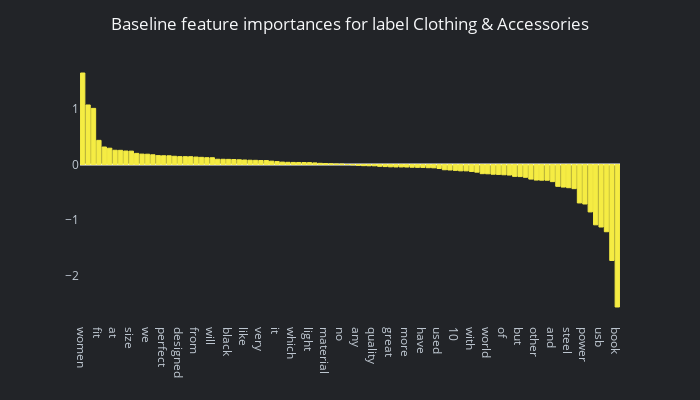

Notebook code for this chart:
### Code cell
vis.show_lr_feature_importance(lr, 1, count_vectorizer, is_hn_style=True)

### Figure 1 — Plotly figure (JSON) as saved in the notebook; plotly's stock layout.template omitted (floating-point values rounded to 4 significant figures)
{"data": [{"alignmentgroup": "True", "hovertemplate": "x=%{x}<br>y=%{y}<extra></extra>", "legendgroup": "", "marker": {"color": "#f5ec43", "line": {"color": "#f5ec43", "width": 1}, "pattern": {"shape": ""}}, "name": "", "offsetgroup": "", "orientation": "v", "showlegend": false, "textposition": "auto", "type": "bar", "x": ["women", "men", "cotton", "fit", "look", "soft", "at", "your", "be", "size", "made", "long", "we", "this", "as", "perfect", "style", "has", "designed", "set", "these", "from", "product", "one", "will", "its", "about", "black", "most", "best", "like", "white", "free", "very", "his", "up", "it", "by", "in", "which", "comes", "design", "light", "out", "are", "material", "not", "make", "no", "new", "you", "any", "color", "or", "quality", "they", "all", "great", "well", "an", "more", "use", "our", "have", "100", "features", "used", "for", "high", "10", "when", "the", "with", "is", "so", "world", "also", "time", "of", "water", "on", "but", "their", "easy", "other", "into", "can", "and", "that", "to", "steel", "life", "was", "power", "home", "author", "usb", "he", "table", "book"], "xaxis": "x", "y": [1.65, 1.074, 1.013, 0.4362, 0.3163, 0.2946, 0.2576, 0.2563, 0.2438, 0.242, 0.2014, 0.1885, 0.1864, 0.1761, 0.1611, 0.1589, 0.1581, 0.1493, 0.1429, 0.142, 0.1418, 0.135, 0.1298, 0.1239, 0.1232, 0.09538, 0.09492, 0.09306, 0.09053, 0.08627, 0.08193, 0.07806, 0.07609, 0.07273, 0.07205, 0.06117, 0.0536, 0.04397, 0.03992, 0.03821, 0.03759, 0.0366, 0.03557, 0.02982, 0.02232, 0.01898, 0.0144, 0.01033, 0.008667, 0.0002668, -0.005082, -0.01371, -0.01992, -0.02225, -0.02281, -0.03175, -0.03642, -0.04122, -0.04347, -0.04361, -0.04498, -0.04843, -0.05026, -0.05154, -0.05667, -0.0591, -0.07095, -0.0935, -0.09827, -0.1048, -0.1132, -0.1135, -0.1247, -0.1372, -0.1643, -0.1669, -0.1746, -0.1781, -0.1838, -0.1893, -0.213, -0.2169, -0.2299, -0.2619, -0.2795, -0.2821, -0.2827, -0.3073, -0.3925, -0.4058, -0.4169, -0.4342, -0.6918, -0.7109, -0.8539, -1.086, -1.126, -1.211, -1.729, -2.568], "yaxis": "y"}], "layout": {"barmode": "relative", "font": {"color": "#c1cad4"}, "height": 400, "legend": {"tracegroupgap": 0}, "margin": {"t": 60}, "paper_bgcolor": "#222428", "plot_bgcolor": "#222428", "title": {"font": {"color": "#f6f7f9"}, "text": "Baseline feature importances for label Clothing & Accessories", "x": 0.5}, "width": 700, "xaxis": {"anchor": "y", "domain": [0, 1], "showgrid": false, "title": {}}, "yaxis": {"anchor": "x", "domain": [0, 1], "showgrid": false, "title": {}}}}
